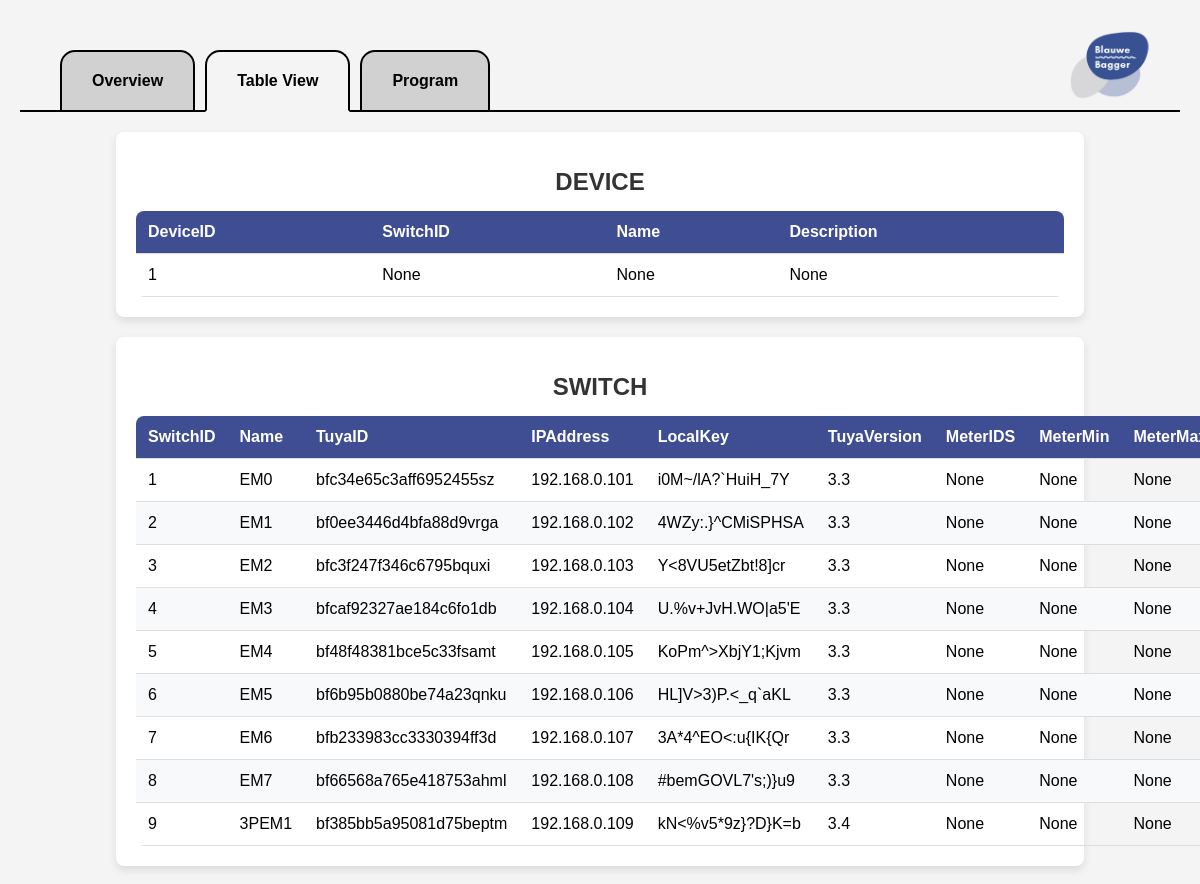
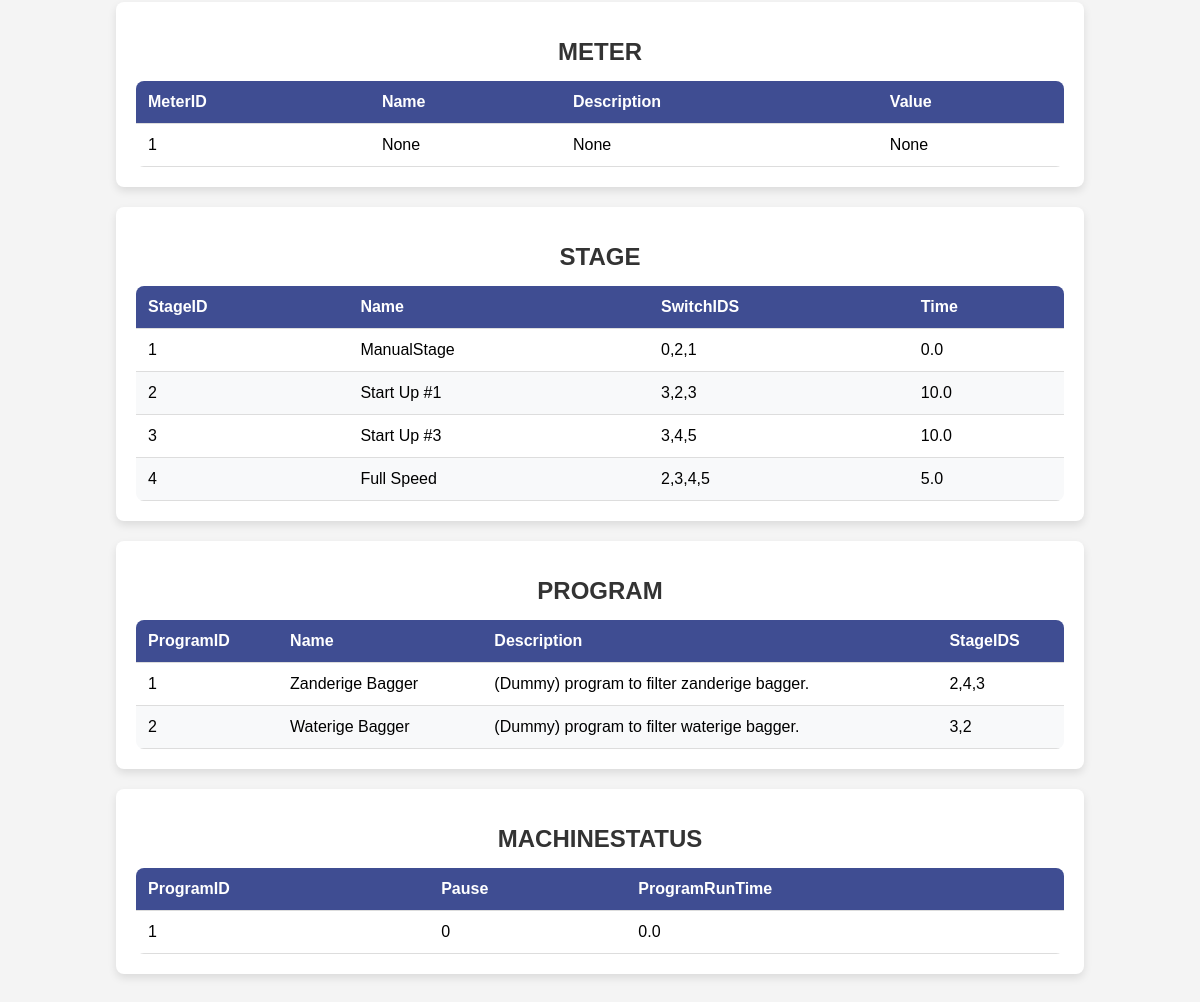
The page /tableview on the database its author committed (2 pictures, top to bottom).
### tables this page shows
CREATE TABLE SWITCH (
    SwitchID INTEGER PRIMARY KEY AUTOINCREMENT,
    Name TEXT NOT NULL,
    TuyaID TEXT NOT NULL,
    IPAddress TEXT NOT NULL,
    LocalKey TEXT NOT NULL,
    TuyaVersion REAL NOT NULL,
    MeterIDS TEXT,
    MeterMin TEXT,
    MeterMax TEXT
);

CREATE TABLE STAGE (
    StageID INTEGER PRIMARY KEY AUTOINCREMENT,
    Name TEXT NOT NULL,
    SwitchIDS TEXT,
    Time REAL NOT NULL
);

CREATE TABLE PROGRAM (
    ProgramID INTEGER PRIMARY KEY AUTOINCREMENT,
    Name TEXT NOT NULL,
    Description TEXT,
    StageIDS TEXT NOT NULL
);

CREATE TABLE MACHINESTATUS (
    ProgramID INTEGER NOT NULL,
    Pause INTEGER NOT NULL CHECK (Pause IN (0,1,2)),
    ProgramRunTime REAL NOT NULL,
    PRIMARY KEY (ProgramID),
    FOREIGN KEY (ProgramID) REFERENCES PROGRAM(ProgramID)
);

### server/server.py (the view)
@app.route("/tableview")
def tableview():
    tables = []
    for tableName in tableNames:
        tables.append(sF.getTable(tableName,0))
    return render_template('tableview.html',tables=tables,tableNames=tableNames)

### server/serverFunctions/getTable.py (called while the page is built)
def getTable(table,add):
    db = sqlite3.connect('../data/machine.db',timeout=5)
    cs = db.execute('SELECT * FROM ' + table)
    ns = [description[0] for description in cs.description]
    result = []
    rows = 1;
    for ci in cs:
        result.append(dict(zip(ns,ci)))
        rows = rows + 1
    if add:
        if table != "MACHINESTATUS":
            result.append(dict(zip(ns,[rows]+[None]*len(ns))))
    else:
        if not result:
            result.append(dict(zip(ns,[rows]+[None]*len(ns))))
    db.close()
    return result

### server/templates/tableview.html
{% extends "layout.html" %}
{% block main %}
	{% for table in tables %}
		<div class="table-container">
			<h1>{{ tableNames[loop.index-1] }}</h1>
                	<table>
                        	<thead>
                                	<tr>
					{% for key, value in table[0].items() %}
                                        	        <th>{{key}}</th>
                                 	       {% endfor %}
                                	</tr>
                       		</thead>
                        	<tbody>
                                	{% for item in table %}
                                        	<tr>
                                                	{% for key, value in item.items() %}
                                                	        <td>{{value}}</th>
                                        	        {% endfor %}
                                	        </tr>
                        	        {% endfor %}
                	        </tbody>
        	        </table>
	        </div>
	{% endfor %}
{% endblock %}

### server/templates/layout.html (shortened to what this page needs)
<!DOCTYPE html>
<html lang="en">
	<head>
        <link rel="stylesheet" href="/static/styles.css">
	</head>
	<nav>
		<div class="navbar">
			<ul>
				<li class="nav-item">
					<a id="nav-link-overview" href="/">
						<span>Overview</span>
					</a>
				</li>
				<li class="nav-item">
					<a id="nav-link-tableview" href="/tableview">
						<span>Table View</span>
					</a>
				</li>
				<li class="nav-item">
					<a id="nav-link-program" href="/program">
						<span>Program</span>
					</a>
				</li>
			</ul>
            <img src="static/images/BlauweBaggerLogo.png" class="nav-logo">
		</div>
	</nav>
	<main>
		{% block main %}{% endblock %}
	</main>

### server/static/styles.css (style rules this page uses)
.table-container { width: 80%; margin: 20px auto; padding: 20px; background: #fff; box-shadow: 0 4px 8px rgba(0, 0, 0, 0.1); border-radius: 8px; }
h1 { text-align: center; font-size: 1.5rem; margin-bottom: 15px; color: #333; }
.table-container table { width: 100%; border-collapse: collapse; overflow: hidden; border-radius: 8px; }
.table-container thead { background: #3F4D92; color: #fff; }
.table-container th, .table-container td { padding: 12px; text-align: left; border-bottom: 1px solid #ddd; }
.table-container tbody tr:nth-child(even) { background: #f8f9fa; }
h1 { text-align: center; }
nav { background: transparent; }
nav ul { list-style: none; display: flex; gap: 10px; padding: 10px 0 0 40px; margin:0; }
nav li { position: relative; height:40px; }
nav a { text-decoration: none; background: #d1d1d1; color: black; padding: 20px 30px; display: inline-block; border: 2px solid black; border-bottom: 2px solid black; border-radius: 15px 15px 0 0; font-weight: bold; position: relative; z-index: 1; height: 18px; }
.active { border-bottom:2px solid #f4f4f4; background: #f4f4f4; }
.navbar { display: flex; justify-content: space-between; align-items: center; width: 100%; border-bottom:2px solid black; height: 90px; }
.nav-logo { height: 70px; width: auto; margin-right: 20px; }

### rows shown on the page
SWITCH: key "Name", key "TuyaID", key "IPAddress", key "LocalKey", key "TuyaVersion", item "1" "None" "None" "None", Name "EM0", TuyaID "bfc34e65c3aff6952455sz", IPAddress "192.168.0.101", LocalKey "i0M~/lA?`HuiH_7Y", TuyaVersion "3.3"
SWITCH: item "2" "None" "None" "None", Name "EM1", TuyaID "bf0ee3446d4bfa88d9vrga", IPAddress "192.168.0.102", LocalKey "4WZy:.}^CMiSPHSA", TuyaVersion "3.3"
SWITCH: item "3" "None" "None" "None", Name "EM2", TuyaID "bfc3f247f346c6795bquxi", IPAddress "192.168.0.103", LocalKey "Y<8VU5etZbt!8]cr", TuyaVersion "3.3"
SWITCH: item "4" "None" "None" "None", Name "EM3", TuyaID "bfcaf92327ae184c6fo1db", IPAddress "192.168.0.104", LocalKey "U.%v+JvH.WO|a5'E", TuyaVersion "3.3"
SWITCH: item "5" "None" "None" "None", Name "EM4", TuyaID "bf48f48381bce5c33fsamt", IPAddress "192.168.0.105", LocalKey "KoPm^>XbjY1;Kjvm", TuyaVersion "3.3"
SWITCH: item "6" "None" "None" "None", Name "EM5", TuyaID "bf6b95b0880be74a23qnku", IPAddress "192.168.0.106", LocalKey "HL]V>3)P.<_q`aKL", TuyaVersion "3.3"
SWITCH: item "7" "None" "None" "None", Name "EM6", TuyaID "bfb233983cc3330394ff3d", IPAddress "192.168.0.107", LocalKey "3A*4^EO<:u{IK{Qr", TuyaVersion "3.3"
SWITCH: item "8" "None" "None" "None", Name "EM7", TuyaID "bf66568a765e418753ahml", IPAddress "192.168.0.108", LocalKey "#bemGOVL7's;)}u9", TuyaVersion "3.3"
SWITCH: item "9" "None" "None" "None", Name "3PEM1", TuyaID "bf385bb5a95081d75beptm", IPAddress "192.168.0.109", LocalKey "kN<%v5*9z}?D}K=b", TuyaVersion "3.4"
STAGE: key "Name", key "SwitchIDS", key "Time", item "1", Name "ManualStage", SwitchIDS "0,2,1", Time "0.0"
STAGE: item "2", Name "Start Up #1", SwitchIDS "3,2,3", Time "10.0"
STAGE: item "3", Name "Start Up #3", SwitchIDS "3,4,5", Time "10.0"
STAGE: item "4", Name "Full Speed", SwitchIDS "2,3,4,5", Time "5.0"
PROGRAM: key "Name", key "Description", key "StageIDS", item "1", Name "Zanderige Bagger", Description "(Dummy) program to filter zanderige bagger.", StageIDS "2,4,3"
PROGRAM: item "2", Name "Waterige Bagger", Description "(Dummy) program to filter waterige bagger.", StageIDS "3,2"
MACHINESTATUS: key "ProgramRunTime", item "1" "0", ProgramRunTime "0.0"

### other values the page prints
{{ tableNames[loop.index-1] }} "DEVICE" "SWITCH" "METER" "STAGE" "PROGRAM" "MACHINESTATUS"
{{ key }} "DeviceID" "SwitchID" "Name" "Description" "SwitchID" "MeterIDS" "MeterMin" "MeterID" "Name" "Description" "Value" "StageID" "ProgramID" "ProgramID" "Pause"
{{ value }} "1" "None" "None" "None" "1" "None" "None" "None"
